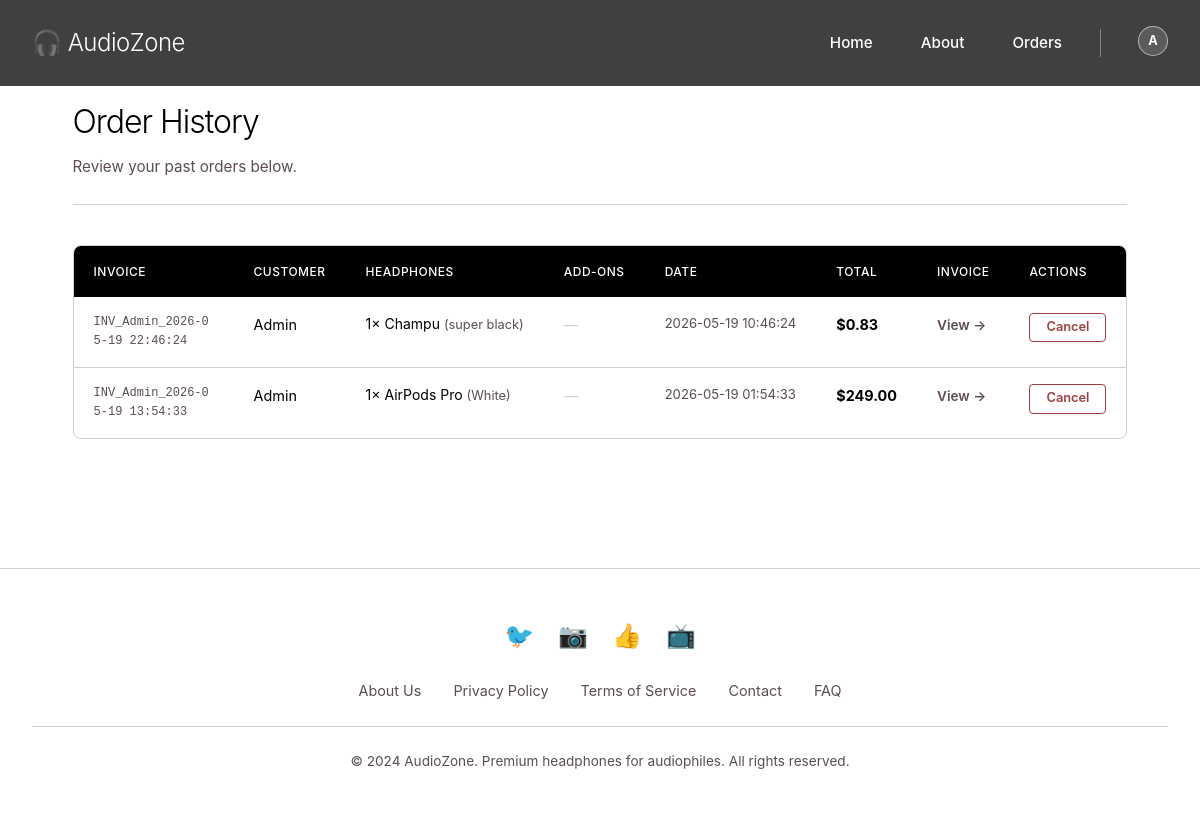
/orders (signed in), run on the app's committed database.
### app.py (models this page shows, shortened)
class User(db.Model):
    id            = db.Column(db.Integer, primary_key=True)
    name          = db.Column(db.String(150), nullable=False)
    email         = db.Column(db.String(150), unique=True, nullable=False)
    password_hash = db.Column(db.String(256), nullable=False)
    is_admin      = db.Column(db.Boolean, nullable=False, default=False)

### app.py (the view)
@app.route('/orders')
@login_required
def orders():
    with sqlite3.connect(invoice_db_path()) as conn:
        cursor = conn.cursor()
        cursor.execute('''
            SELECT invoice_number, customer_name, items, total, date
            FROM orders
            WHERE user_id = ?
            ORDER BY date DESC
        ''', (session['user_id'],))
        rows = cursor.fetchall()
    orders_list = [
        {
            'invoice_number': row[0],
            'customer_name':  row[1],
            'items':          json.loads(row[2]),
            'total':          row[3],
            'date':           row[4],
        }
        for row in rows
    ]
    return render_template('orders.html', orders=orders_list)

### app.py (called while the page is built, shortened)
def invoice_db_path():
    os.makedirs(app.instance_path, exist_ok=True)
    return os.path.join(app.instance_path, 'invoices.db')

def current_user():
    user_id = session.get('user_id')
    if not user_id:
        return None
    return db.session.get(User, user_id)

@app.before_request
def sync_session_user_details():
    if session.get('user_id') and (not session.get('user_email') or 'is_admin' not in session):
        user = current_user()
        if user:
            session['username'] = user.name
            session['user_email'] = user.email
            session['is_admin'] = bool(user.is_admin)

def login_required(view_func):
    @wraps(view_func)
    def wrapped_view(*args, **kwargs):
        return view_func(*args, **kwargs)
    return wrapped_view

### templates/orders.html (shortened to what this page needs)
{% extends "base.html" %}
{% block content %}
<div class="orders-section container">
    <div class="orders-header">
        <h1>Order History</h1>
        <p>Review your past orders below.</p>
    </div>
    {% if orders %}
        <div class="orders-table-wrapper">
            <table class="orders-table">
                <thead>
                    <tr>
                        <th>Invoice</th>
                        <th>Customer</th>
                        <th>Headphones</th>
                        <th>Add-ons</th>
                        <th>Date</th>
                        <th>Total</th>
                        <th>Invoice</th>
                        <th>Actions</th>
                    </tr>
                </thead>
                <tbody>
                    {% for order in orders %}
                    <tr>
                        <td class="order-invoice-num">{{ order.invoice_number }}</td>
                        <td>{{ order.customer_name }}</td>
                        <td>
                            {% set has_headphones = order['items'].values() | selectattr('color') | list %}
                            {% if has_headphones %}
                                <ul class="order-items-list">
                                    {% for name, details in order['items'].items() if details.color %}
                                        <li>{{ details.quantity }}× {{ name }} <span class="item-color">({{ details.color }})</span></li>
                                    {% endfor %}
                                </ul>
                            {% else %}
                                <span class="none-label">—</span>
                            {% endif %}
                        </td>
                        <td>
                            {% set has_addons = order['items'].values() | rejectattr('color') | list %}
                            {% if has_addons %}
                                <ul class="order-items-list">
                                    {% for name, details in order['items'].items() if not details.color %}
                                        <li>{{ details.quantity }}× {{ name }}</li>
                                    {% endfor %}
                                </ul>
                            {% else %}
                                <span class="none-label">—</span>
                            {% endif %}
                        </td>
                        <td class="order-date">{{ order.date }}</td>
                        <td class="order-total">${{ '%.2f' | format(order.total) }}</td>
                        <td>
                            <a href="{{ url_for('view_invoice', invoice_number=order.invoice_number) }}" class="btn-link">View →</a>
                        </td>
                        <td>
                            <form action="{{ url_for('delete_order', invoice_number=order.invoice_number) }}" method="post"
                                onsubmit="return confirm('Delete this order?');">
                                <button type="submit" class="btn btn-danger">Cancel</button>
                            </form>
                        </td>
                    </tr>
                    {% endfor %}
                </tbody>
            </table>
        </div>
    {% else %}
        <div class="orders-empty">
            <p>You have no orders yet.</p>
            <a href="{{ url_for('home') }}" class="btn btn-primary">Start Shopping</a>
        </div>
    {% endif %}
</div>
{% endblock %}

### templates/base.html (shortened to what this page needs)
<!DOCTYPE html>
<html lang="en">
<head>
    <link rel="stylesheet" href="/static/css/style.css">
    <link rel="stylesheet" href="/static/css/normalize.css">
</head>
<body data-logged-in="{{ 'true' if session.get('username') else 'false' }}"
      data-reopen-auth="{{ reopen_auth or '' }}">
    <nav>
        <div class="nav-container">
            <div class="logo">🎧 AudioZone</div>
            <ul class="nav-links">
                <li><a href="{{ url_for('home') }}">Home</a></li>
                <li><a href="{{ url_for('about') }}">About</a></li>
                <li><a href="{{ url_for('orders') }}">Orders</a></li>
                {% if session.get('username') %}
                    <li class="profile-nav">
                        <details class="profile-menu">
                            <summary class="profile-trigger" aria-label="Open profile menu">
                                <span class="profile-avatar">{{ session.get('username', 'U')[:1].upper() }}</span>
                            </summary>
                        </details>
                    </li>
                {% else %}
                    <li><a href="#" onclick="showPanel('login'); return false;">Login</a></li>
                {% endif %}
            </ul>
        </div>
    </nav>
    {% block content %}
    {% endblock %}
    <footer>
        <div class="footer-content">
            <div class="footer-social">
                <a href="#" title="Twitter">🐦</a>
                <a href="#" title="Instagram">📷</a>
                <a href="#" title="Facebook">👍</a>
                <a href="#" title="YouTube">📺</a>
            </div>
            <div class="footer-links">
                <a href="/about">About Us</a>
                <a href="#">Privacy Policy</a>
                <a href="#">Terms of Service</a>
                <a href="#">Contact</a>
                <a href="#">FAQ</a>
            </div>
            <div class="footer-bottom">
                <p>&copy; 2024 AudioZone. Premium headphones for audiophiles. All rights reserved.</p>
            </div>
        </div>
    </footer>
</body>
</html>

### data on the page
User: invoice_number "INV_Admin_2026-05-19 22:46:24", customer_name "Admin", quantity "1" "1", color "Champu" "AirPods Pro", color "super black" "White", date "2026-05-19 10:46:24", total "0.83", invoice_number "INV_Admin_2026-05-19 13:54:33", date "2026-05-19 01:54:33", total "249.00"

### other printed values
{{ session.get('username', 'U')[:1].upper() }} "A"
